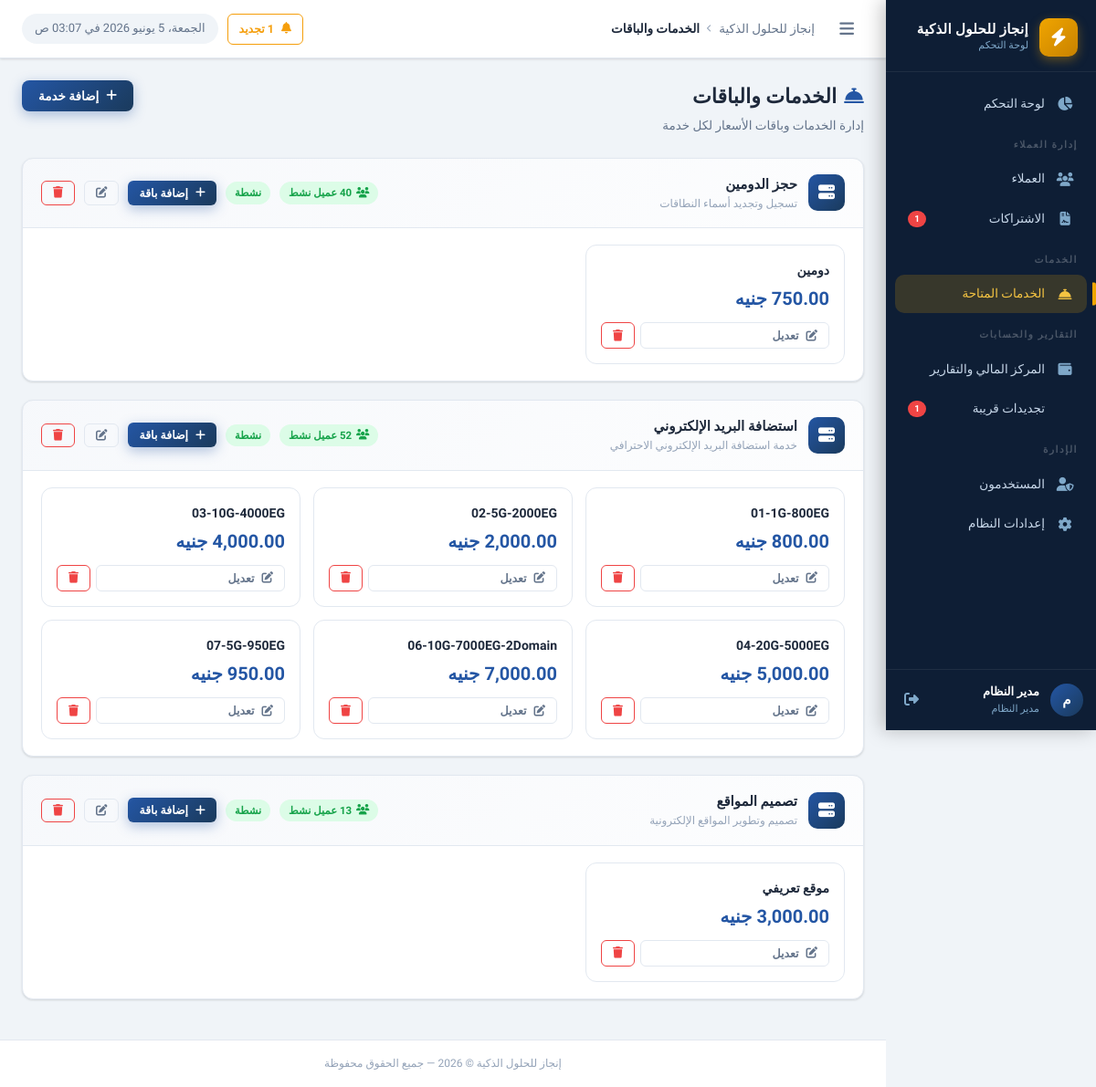
/services/index.php (signed in), run on an earlier commit of the app's database.
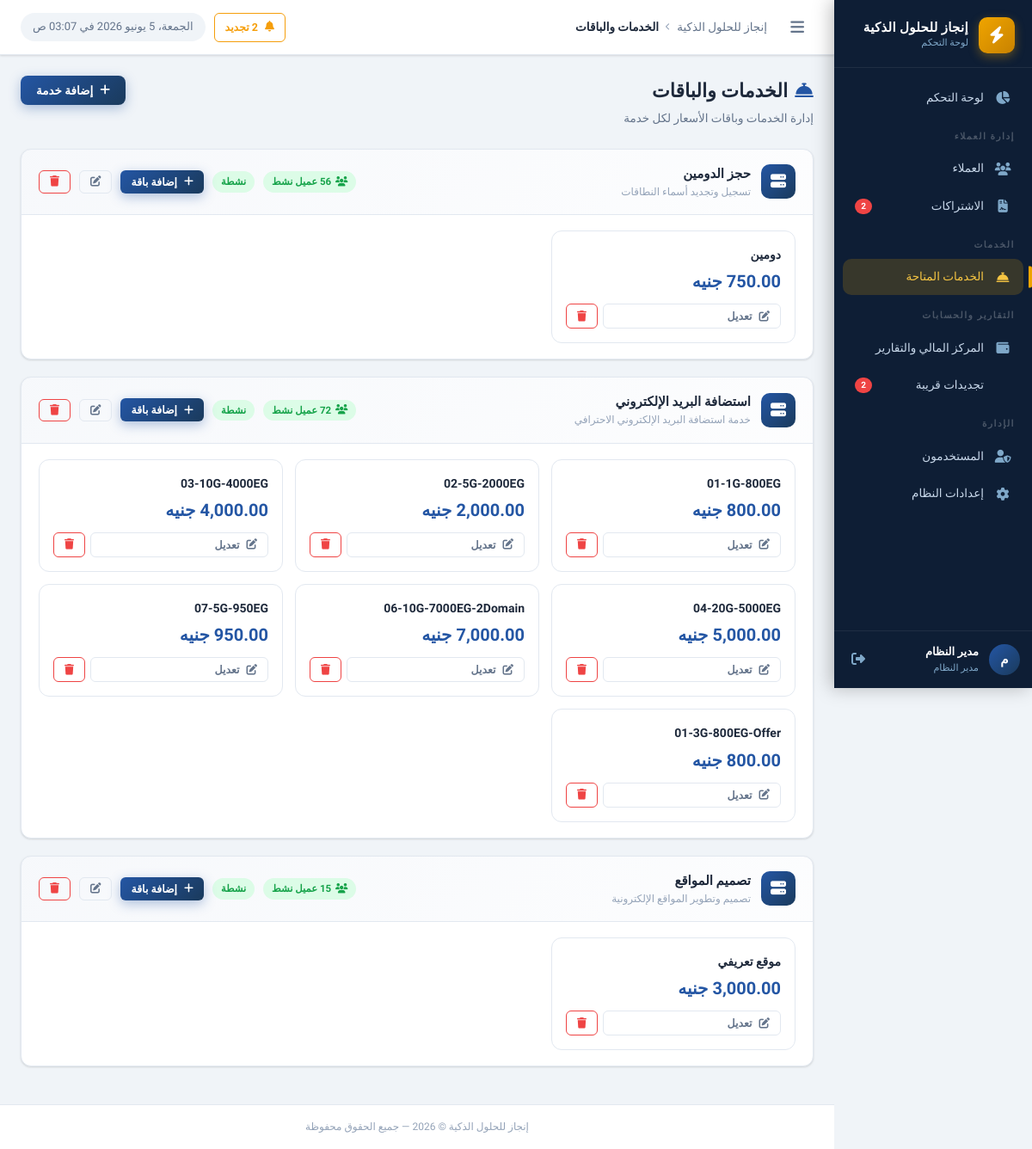
And on a later commit of the database.
### tables this page shows
CREATE TABLE `services` (
  `id` int UNSIGNED NOT NULL,
  `name` varchar(200) NOT NULL COMMENT 'اسم الخدمة',
  `description` text,
  `default_price` decimal(10,2) NOT NULL DEFAULT '0.00',
  `duration_months` int NOT NULL DEFAULT '12' COMMENT 'مدة الاشتراك الافتراضية بالأشهر',
  `status` tinyint(1) NOT NULL DEFAULT '1',
  `created_by` int UNSIGNED DEFAULT NULL,
  `created_at` datetime NOT NULL DEFAULT CURRENT_TIMESTAMP,
  `sort_order` int NOT NULL DEFAULT '0'
);

CREATE TABLE `service_plans` (
  `id` int UNSIGNED NOT NULL,
  `service_id` int UNSIGNED NOT NULL,
  `name` varchar(150) NOT NULL,
  `description` text,
  `price` decimal(12,2) NOT NULL DEFAULT '0.00',
  `sort_order` tinyint UNSIGNED NOT NULL DEFAULT '0',
  `status` tinyint(1) NOT NULL DEFAULT '1',
  `created_at` timestamp NOT NULL DEFAULT CURRENT_TIMESTAMP
);

### includes/auth.php (called while the page is built, shortened)
<?php
function hasPermission(string $permission): bool {
    if (($_SESSION['user_role'] ?? '') === 'admin') return true;
    $permissions = $_SESSION['user_permissions'] ?? [];
    return in_array($permission, $permissions, true);
}

### includes/functions.php (called while the page is built, shortened)
<?php
function formatMoney(float $amount, string $currency = null): string {
    if ($currency === null) {
        $currency = getSetting('currency', 'جنيه');
    }
    return number_format($amount, 2) . ' ' . $currency;
}
function e(mixed $value): string {
    return htmlspecialchars((string)$value, ENT_QUOTES, 'UTF-8');
}

### config/app.php (called while the page is built, shortened)
<?php
require_once INCLUDES_PATH . '/functions.php';
require_once INCLUDES_PATH . '/auth.php';
function getSettings(): array {
    static $settings = null;
    if ($settings === null) {
        try {
            $db  = getDB();
            $stmt = $db->query("SELECT `key`, `value` FROM `settings`");
            $settings = [];
            while ($row = $stmt->fetch()) {
                $settings[$row['key']] = $row['value'];
            }
        } catch (Exception $e) {
            $settings = [];
        }
    }
    return $settings;
}
function getSetting(string $key, string $default = ''): string {
    $settings = getSettings();
    return $settings[$key] ?? $default;
}

### services/index.php (the view, shortened to what the changed rows need)
<?php
require_once dirname(__DIR__) . '/config/app.php';
$db       = getDB();
$services = $db->query("
    SELECT s.*, COUNT(DISTINCT cs.client_id) as clients_count
    FROM services s
    LEFT JOIN client_subscriptions cs ON cs.service_id = s.id AND cs.status = 'active'
    GROUP BY s.id ORDER BY s.sort_order ASC, s.name ASC
")->fetchAll();
$allPlans = [];
if (!empty($services)) {
    $ids      = implode(',', array_column($services, 'id'));
    $planRows = $db->query("SELECT * FROM service_plans WHERE service_id IN ($ids) AND status=1 ORDER BY service_id, sort_order ASC, price ASC")->fetchAll();
    foreach ($planRows as $p) {
        $allPlans[$p['service_id']][] = $p;
    }
}
$activePage = 'services';
$depth      = 1;
require_once INCLUDES_PATH . '/header.php';
?>
<div class="page-header">
  <div class="page-header-text">
    <h1 class="page-title"><i class="fas fa-concierge-bell" style="color:var(--primary-light);margin-left:8px;"></i>الخدمات والباقات</h1>
  </div>
</div>
<?php if (empty($services)): ?>
<div class="card">
  <div class="empty-state" style="padding:60px;">
    <div class="empty-icon"><i class="fas fa-cube"></i></div>
    <p class="empty-title">لا توجد خدمات بعد</p>
    <button onclick="openAddServiceModal()" class="btn btn-primary"><i class="fas fa-plus"></i> إضافة أول خدمة</button>
  </div>
</div>
<?php else: ?>
<?php foreach ($services as $srv): ?>
<div class="card" style="margin-bottom:20px;">
  <div class="card-header" style="background:linear-gradient(135deg,rgba(36,86,164,.04),rgba(36,86,164,.01));">
    <div style="display:flex;align-items:center;gap:12px;">
      <div style="width:40px;height:40px;background:linear-gradient(135deg,var(--primary-light),var(--primary));
                  border-radius:10px;display:flex;align-items:center;justify-content:center;color:#fff;font-size:18px;">
        <i class="fas fa-server"></i>
      </div>
      <div>
        <div style="font-weight:800;font-size:15px;color:var(--text-primary);"><?= e($srv['name']) ?></div>
        <?php if ($srv['description']): ?>
        <div style="font-size:12px;color:var(--text-muted);"><?= e($srv['description']) ?></div>
        <?php endif; ?>
      </div>
    </div>
    <div style="display:flex;align-items:center;gap:10px;">
      <?php if ($srv['clients_count'] > 0): ?>
      <span class="badge badge-success"><i class="fas fa-users"></i> <?= $srv['clients_count'] ?> عميل نشط</span>
      <?php endif; ?>
      <?= $srv['status'] ? '<span class="badge badge-success">نشطة</span>' : '<span class="badge badge-secondary">موقوفة</span>' ?>
      <button onclick="openAddPlanModal(<?= $srv['id'] ?>, '<?= e(addslashes($srv['name'])) ?>')"
              class="btn btn-sm btn-primary" id="btn-add-plan-<?= $srv['id'] ?>">
        <i class="fas fa-plus"></i> إضافة باقة
      </button>
      <button onclick="editService(<?= htmlspecialchars(json_encode($srv), ENT_QUOTES) ?>)"
              class="btn btn-sm btn-outline" title="تعديل الخدمة">
        <i class="fas fa-edit"></i>
      </button>
      <a href="delete.php?id=<?= $srv['id'] ?>"
         class="btn btn-sm btn-outline-danger"
         data-confirm="حذف خدمة «<?= e($srv['name']) ?>» وكل باقاتها؟"
         title="حذف الخدمة">
        <i class="fas fa-trash"></i>
      </a>
    </div>
  </div>
  <?php $plans = $allPlans[$srv['id']] ?? []; ?>
  <?php if (empty($plans)): ?>
  <div style="padding:24px 20px;text-align:center;color:var(--text-muted);">
    <i class="fas fa-tags" style="font-size:28px;opacity:.3;display:block;margin-bottom:8px;"></i>
    <span style="font-size:13px;">لا توجد باقات — يمكنك إضافة باقات مختلفة بأسعار متنوعة</span>
    <button onclick="openAddPlanModal(<?= $srv['id'] ?>, '<?= e(addslashes($srv['name'])) ?>')"
            class="btn btn-sm btn-outline" style="margin-right:12px;">
      <i class="fas fa-plus"></i> إضافة أول باقة
    </button>
  </div>
  <?php else: ?>
  <div style="display:grid;grid-template-columns:repeat(auto-fill,minmax(220px,1fr));gap:14px;padding:18px 20px;">
    <?php foreach ($plans as $plan): ?>
    <div class="plan-card" style="border:1.5px solid var(--border-color);border-radius:12px;padding:16px;
                                   position:relative;transition:all .2s;background:#fff;">
      <div style="font-weight:800;font-size:14px;color:var(--text-primary);margin-bottom:4px;">
        <?= e($plan['name']) ?>
      </div>
      <div style="font-size:20px;font-weight:900;color:var(--primary-light);">
        <?= formatMoney($plan['price']) ?>
      </div>
      <div style="display:flex;gap:6px;margin-top:10px;">
        <button onclick="editPlan(<?= htmlspecialchars(json_encode($plan), ENT_QUOTES) ?>)"
                class="btn btn-sm btn-outline" style="flex:1;">
          <i class="fas fa-edit"></i> تعديل
        </button>
        <a href="delete-plan.php?id=<?= $plan['id'] ?>&service_id=<?= $srv['id'] ?>"
           class="btn btn-sm btn-outline-danger"
           data-confirm="حذف باقة «<?= e($plan['name']) ?>»؟">
          <i class="fas fa-trash"></i>
        </a>
      </div>
    </div>
    <?php endforeach; ?>
  </div>
  <?php endif; ?>
</div>
<?php endforeach; ?>
<?php endif; ?>
<?php require_once INCLUDES_PATH . '/footer.php'; ?>

### includes/header.php (shortened to what the changed rows need)
<?php
$companyName = getSetting('company_name', APP_NAME);
$renewalCount = 0;
try {
    $db   = getDB();
    $days = (int)getSetting('renewal_warning_days', '30');
    $stmt = $db->prepare("
        SELECT COUNT(*) FROM client_subscriptions
        WHERE status = 'active'
          AND end_date BETWEEN CURDATE() AND DATE_ADD(CURDATE(), INTERVAL ? DAY)
    ");
    $stmt->execute([$days]);
    $renewalCount = (int)$stmt->fetchColumn();
} catch (Exception $e) {}
?>
<!DOCTYPE html>
<html lang="ar" dir="rtl">
<head>
  <link rel="stylesheet" href="https://cdnjs.cloudflare.com/ajax/libs/font-awesome/6.5.0/css/all.min.css">
  <link rel="stylesheet" href="<?= str_repeat('../', $depth ?? 0) ?>assets/css/style.css">
  <link rel="stylesheet" href="<?= str_repeat('../', $depth ?? 0) ?>assets/css/print.css" media="print">
  <link rel="stylesheet" href="https://cdn.jsdelivr.net/npm/flatpickr/dist/flatpickr.min.css">
</head>
<body>
<div class="layout">
  <aside class="sidebar" id="sidebar">
    <nav class="sidebar-nav" role="navigation" aria-label="القائمة الرئيسية">
      <?php if (hasPermission('view_clients')): ?>
      <ul>
        <?php if (hasPermission('view_subscriptions')): ?>
        <li class="nav-item">
          <a href="<?= str_repeat('../', $depth ?? 0) ?>subscriptions/index.php"
             class="nav-link <?= ($activePage ?? '') === 'subscriptions' ? 'active' : '' ?>"
             id="nav-subscriptions">
            <i class="fas fa-file-contract nav-icon"></i>
            <span>الاشتراكات</span>
            <?php if ($renewalCount > 0): ?>
            <span class="nav-badge"><?= $renewalCount ?></span>
            <?php endif; ?>
          </a>
        </li>
        <?php endif; ?>
      </ul>
      <?php endif; ?>
      <?php if (hasPermission('view_reports') || hasPermission('view_payments') || hasPermission('print_invoices')): ?>
      <ul>
        <?php if (hasPermission('view_reports')): ?>
        <li class="nav-item">
          <a href="<?= str_repeat('../', $depth ?? 0) ?>reports/renewals.php"
             class="nav-link <?= ($activePage ?? '') === 'reports-renewals' ? 'active' : '' ?>"
             id="nav-reports-renewals">
            <span>تجديدات قريبة</span>
            <?php if ($renewalCount > 0): ?>
            <span class="nav-badge"><?= $renewalCount ?></span>
            <?php endif; ?>
          </a>
        </li>
        <?php endif; ?>
      </ul>
      <?php endif; ?>
    </nav>
  </aside>
  <div class="main-content">
    <header class="topbar">
      <div class="topbar-actions">
        <?php if ($renewalCount > 0): ?>
        <a href="<?= str_repeat('../', $depth ?? 0) ?>reports/renewals.php"
           class="btn btn-sm btn-outline"
           style="color: var(--warning); border-color: var(--warning);">
          <i class="fas fa-bell"></i>
          <?= $renewalCount ?> تجديد
        </a>
        <?php endif; ?>
        <div class="topbar-time" id="liveClock"></div>
      </div>
    </header>
    <main class="page-content">

What changed in the data, as far as the page shows it:
added service_plans: name "01-3G-800EG-Offer", price "800.00 جنيه", shown under services "استضافة البريد الإلكتروني"
Also different on the page:
$renewalCount: "1" → "2"
